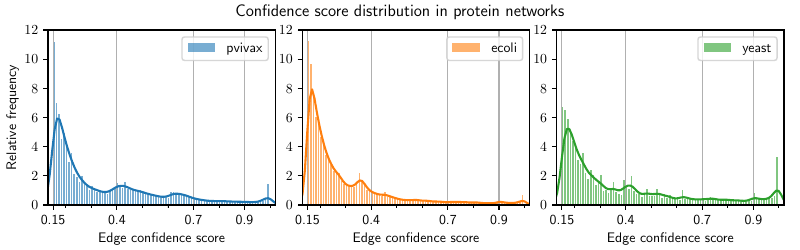

This figure's Python source:
import pandas as pd
import matplotlib.pyplot as plt
import matplotlib.font_manager as fm
import seaborn as sns
from matplotlib import cm, colors

import matplotlib
from matplotlib.gridspec import GridSpec
from matplotlib.ticker import MultipleLocator
from pandas import Series

from utils import datasets

matplotlib.rc('text', usetex=True)
matplotlib.rcParams['mathtext.fontset'] = 'custom'
matplotlib.rcParams['mathtext.rm'] = 'Bitstream Vera Sans'
matplotlib.rcParams['mathtext.it'] = 'Bitstream Vera Sans:italic'
prop = fm.FontProperties(fname='../fonts/JetBrainsMono-1.0.3/ttf/JetBrainsMono-Regular.ttf')
matplotlib.rcParams['mathtext.tt'] = prop.get_name()


df = pd.read_csv("../figures_gen/histogram_edges.csv")
df = pd.concat([Series(row['dataset'], row['weights'].split(';'))
           for _, row in df.iterrows()]).reset_index().rename({0: "dataset",'index':'weight'},axis=1)[['dataset','weight']]
df['weight'] = df['weight'].astype(float) / 1000

#%%

cmap = cm.get_cmap('tab10')
norm = colors.Normalize(vmin=0, vmax=9)

plt.subplots(sharex="all", sharey="all", figsize=(8.5,2.2))
gs1 = GridSpec(1,3)
gs1.update(wspace=0.12, hspace=0)

pos = 0
for dataset in datasets:
    ax = plt.subplot(gs1[pos])
    sns.distplot(
        df[df['dataset'] == dataset]['weight'],
        bins=85,
        color=cmap(norm(pos)),
        label=dataset,
        hist_kws=dict(width=0.006,alpha=0.6)
    )

    plt.margins(0.02)
    plt.xticks([0.15,0.4,0.7,0.9])
    plt.xlabel("Edge confidence score")
    plt.xlim(0.13,1.02)
    plt.ylim(0,12)
    # noinspection PyUnresolvedReferences
    ax.set_xticklabels(["0.15", "0.4", "0.7", "0.9"])
    # noinspection PyUnresolvedReferences
    ax.xaxis.set_minor_locator(MultipleLocator(0.1))
    plt.grid(axis="x",which='major')

    if pos == 0:
        plt.ylabel("Relative frequency")
    plt.legend()
    pos += 1

plt.suptitle('Confidence score distribution in protein networks')
plt.subplots_adjust(wspace=0, hspace=0, bottom=0.18, left=0.07, right=0.98)
plt.savefig("histogram_edges.pdf")
plt.show()
